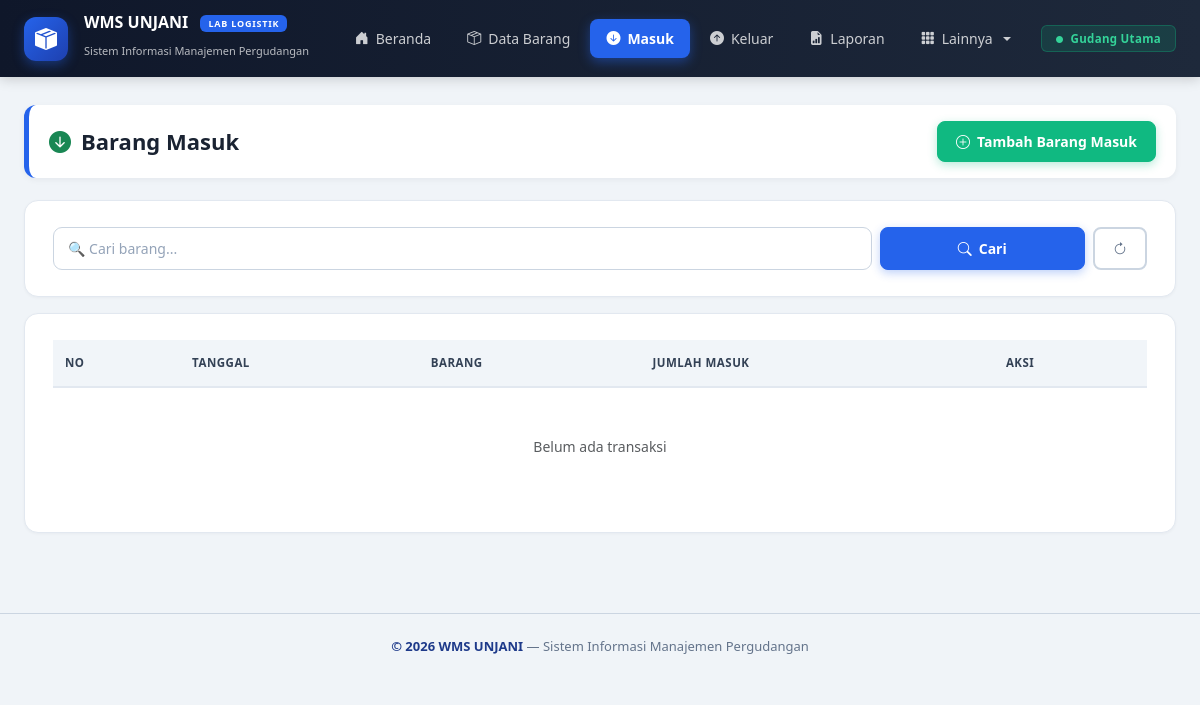
The page /index.php?page=masuk on the database as committed earlier.
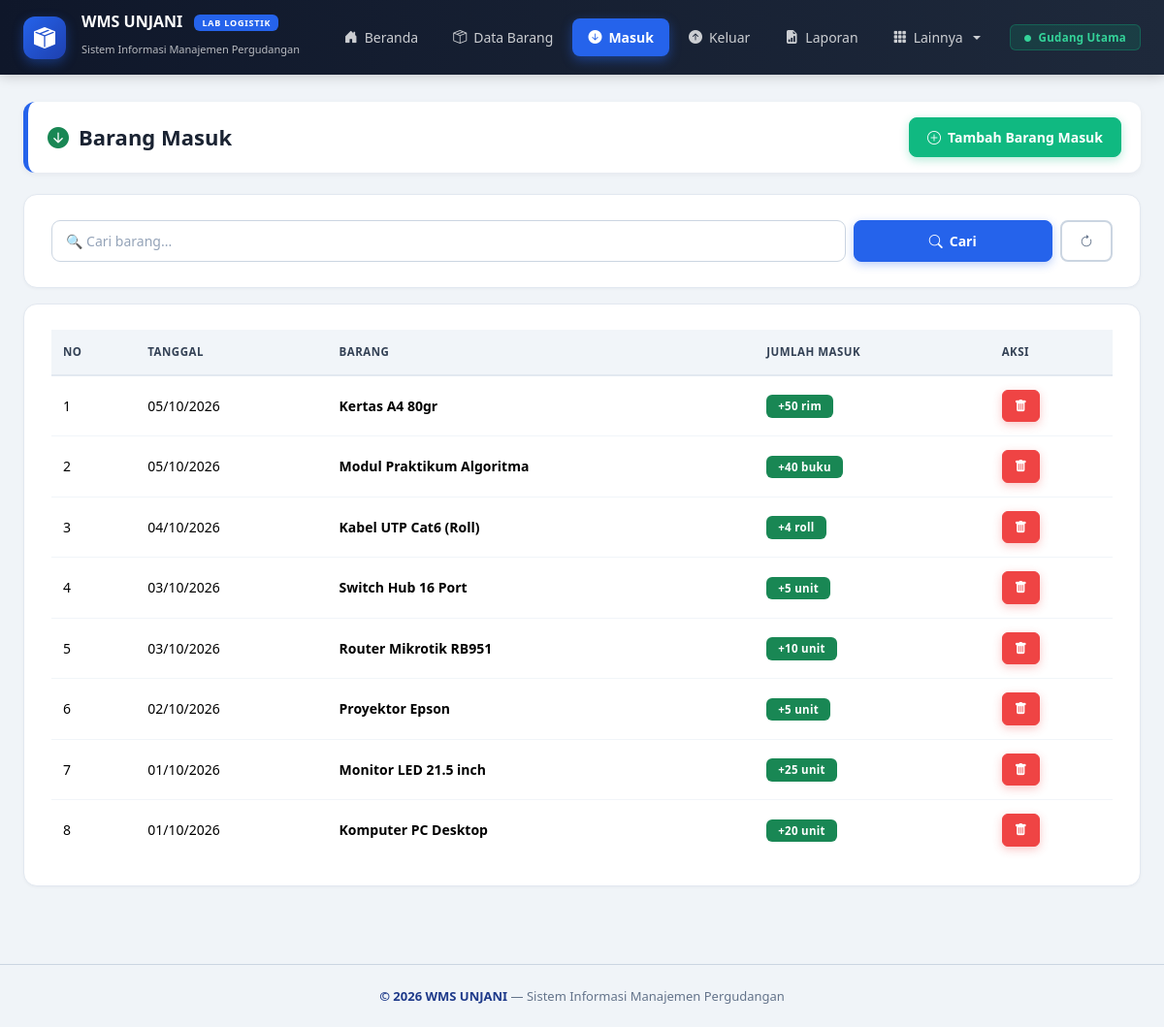
The same page on the database as committed later.
### tables this page shows
CREATE TABLE barang_masuk (
    id INT AUTO_INCREMENT PRIMARY KEY,
    barang_id INT NOT NULL,
    supplier_id INT,
    jumlah INT NOT NULL,
    tanggal DATE NOT NULL,
    no_po VARCHAR(50),
    keterangan TEXT,
    created_at TIMESTAMP DEFAULT CURRENT_TIMESTAMP,
    FOREIGN KEY (barang_id) REFERENCES barang(id) ON DELETE CASCADE,
    FOREIGN KEY (supplier_id) REFERENCES supplier(id) ON DELETE SET NULL
);

CREATE TABLE barang (
    id INT AUTO_INCREMENT PRIMARY KEY,
    kode_barang VARCHAR(20) UNIQUE NOT NULL,
    nama_barang VARCHAR(100) NOT NULL,
    kategori_id INT,
    satuan VARCHAR(20) DEFAULT 'pcs',
    stok INT DEFAULT 0,
    stok_minimal INT DEFAULT 5,
    lokasi_rak VARCHAR(20),
    harga DECIMAL(15,2) DEFAULT 0,
    FOREIGN KEY (kategori_id) REFERENCES kategori(id) ON DELETE SET NULL
);

### config/koneksi.php (called while the page is built, shortened)
<?php
function tglIndo($tgl) {
    return date('d/m/Y', strtotime($tgl));
}
?>

### index.php (the view, shortened to what the changed rows need)
<?php
require_once 'config/koneksi.php';
$page  = $_GET['page'] ?? 'beranda';
require_once 'includes/header.php';
?>
<?php
if ($page == 'beranda'):
    $total_barang = mysqli_fetch_assoc(mysqli_query($koneksi, "SELECT COUNT(*) jml FROM barang"))['jml'];
    $masuk_hari   = mysqli_fetch_assoc(mysqli_query($koneksi, "SELECT IFNULL(SUM(jumlah),0) jml FROM barang_masuk WHERE tanggal=CURDATE()"))['jml'];
    $keluar_hari  = mysqli_fetch_assoc(mysqli_query($koneksi, "SELECT IFNULL(SUM(jumlah),0) jml FROM barang_keluar WHERE tanggal=CURDATE()"))['jml'];
    $total_stok   = mysqli_fetch_assoc(mysqli_query($koneksi, "SELECT IFNULL(SUM(stok),0) jml FROM barang"))['jml'];
?>
    <div class="hero-banner">
        <span class="hero-badge"> SISTEM PERGUDANGAN </span>
        <h1>Sistem Manajemen Gudang</h1>
        <p>Pantau sirkulasi barang masuk dan keluar secara real-time untuk operasional gudang yang efektif dan akurat.</p>
    </div>
    <div class="row g-3 mb-4">
        <div class="col-md-3 col-sm-6">
            <div class="stat-card blue">
                <div class="d-flex justify-content-between align-items-start">
                    <div>
                        <div class="stat-label">Total Barang</div>
                        <div class="stat-value mt-3"><?= $total_barang ?></div>
                        <small class="text-muted d-block mt-2">Master SKU</small>
                    </div>
                    <div class="stat-icon" style="background:#dbeafe;color:#2563eb;"><i class="bi bi-box-seam-fill"></i></div>
                </div>
            </div>
        </div>
        <div class="col-md-3 col-sm-6">
            <div class="stat-card green">
                <div class="d-flex justify-content-between align-items-start">
                    <div>
                        <div class="stat-label">Masuk Hari Ini</div>
                        <div class="stat-value mt-3 text-success"><?= $masuk_hari ?></div>
                        <small class="text-muted d-block mt-2">Total Inbound</small>
                    </div>
                    <div class="stat-icon" style="background:#d1fae5;color:#10b981;"><i class="bi bi-arrow-down-circle-fill"></i></div>
                </div>
            </div>
        </div>
        <div class="col-md-3 col-sm-6">
            <div class="stat-card yellow">
                <div class="d-flex justify-content-between align-items-start">
                    <div>
                        <div class="stat-label">Keluar Hari Ini</div>
                        <div class="stat-value mt-3" style="color:#f59e0b;"><?= $keluar_hari ?></div>
                        <small class="text-muted d-block mt-2">Total Outbound</small>
                    </div>
                    <div class="stat-icon" style="background:#fef3c7;color:#f59e0b;"><i class="bi bi-arrow-up-circle-fill"></i></div>
                </div>
            </div>
        </div>
        <div class="col-md-3 col-sm-6">
            <div class="stat-card cyan">
                <div class="d-flex justify-content-between align-items-start">
                    <div>
                        <div class="stat-label">Total Stok</div>
                        <div class="stat-value mt-3" style="color:#06b6d4;"><?= $total_stok ?></div>
                        <small class="text-muted d-block mt-2">Akumulasi Unit</small>
                    </div>
                    <div class="stat-icon" style="background:#cffafe;color:#06b6d4;"><i class="bi bi-stack"></i></div>
                </div>
            </div>
        </div>
    </div>
    <div class="panel mb-4">
        <div class="panel-title"><i class="bi bi-graph-up-arrow text-primary"></i> Tren Mutasi Stok 7 Hari Terakhir</div>
        <div class="panel-subtitle">Perbandingan arus barang masuk dan keluar</div>
        <div style="height: 280px; position: relative;"><canvas id="chartMutasi"></canvas></div>
    </div>
    <div class="panel">
        <div class="panel-title"><i class="bi bi-exclamation-triangle-fill text-danger"></i> Peringatan Stok Minimis</div>
        <div class="table-responsive mt-3">
            <table class="table align-middle mb-0">
                <thead><tr><th>BARANG</th><th>KODE SKU</th><th>SISA STOK</th><th>STATUS</th><th>AKSI</th></tr></thead>
                <tbody>
                <?php
                $q = mysqli_query($koneksi, "SELECT * FROM barang WHERE stok <= stok_minimal ORDER BY stok ASC");
                if (mysqli_num_rows($q) == 0): ?>
                    <tr><td colspan="5" class="text-center text-muted py-4">Semua stok aman!</td></tr>
                <?php else: while ($r = mysqli_fetch_assoc($q)): ?>
                <tr>
                    <td><strong><?= $r['nama_barang'] ?></strong></td>
                    <td><code><?= $r['kode_barang'] ?></code></td>
                    <td><strong class="text-danger"><?= $r['stok'] ?> <?= $r['satuan'] ?></strong></td>
                    <td><?= badgeStok($r['stok'], $r['stok_minimal']) ?></td>
                    <td><a href="index.php?page=masuk" class="btn btn-sm btn-outline-success">Restock</a></td>
                </tr>
                <?php endwhile; endif; ?>
                </tbody>
            </table>
        </div>
    </div>
    <script src="https://cdn.jsdelivr.net/npm/chart.js"></script>
    <script>
    <?php
    $hari_indo = ['Sun'=>'Min','Mon'=>'Sen','Tue'=>'Sel','Wed'=>'Rab','Thu'=>'Kam','Fri'=>'Jum','Sat'=>'Sab'];
    $labels = []; $data_masuk = []; $data_keluar = [];
    for ($i = 6; $i >= 0; $i--) {
        $tgl = date('Y-m-d', strtotime("-$i days"));
        $labels[] = $hari_indo[date('D', strtotime($tgl))];
        $data_masuk[] = (int)mysqli_fetch_assoc(mysqli_query($koneksi, "SELECT IFNULL(SUM(jumlah),0) jml FROM barang_masuk WHERE tanggal='$tgl'"))['jml'];
        $data_keluar[] = (int)mysqli_fetch_assoc(mysqli_query($koneksi, "SELECT IFNULL(SUM(jumlah),0) jml FROM barang_keluar WHERE tanggal='$tgl'"))['jml'];
    }
    ?>
    new Chart(document.getElementById('chartMutasi'), {
        type: 'bar',
        data: { labels: <?= json_encode($labels) ?>, datasets: [
            { label: 'Barang Masuk', data: <?= json_encode($data_masuk) ?>, backgroundColor: 'rgba(37,99,235,0.85)', borderRadius: 8 },
            { label: 'Barang Keluar', data: <?= json_encode($data_keluar) ?>, backgroundColor: 'rgba(245,158,11,0.85)', borderRadius: 8 }
        ]},
        options: { responsive: true, maintainAspectRatio: false, plugins: { legend: { position: 'top', align: 'end' } } }
    });
    </script>
<?php
elseif ($page == 'masuk'):
    $search = mysqli_real_escape_string($koneksi, $_GET['search'] ?? '');
    $where = !empty($search) ? "WHERE b.nama_barang LIKE '%$search%' OR b.kode_barang LIKE '%$search%'" : '';
?>
    <div class="panel">
        <div class="table-responsive">
            <table class="table">
                <thead><tr><th>NO</th><th>TANGGAL</th><th>BARANG</th><th>JUMLAH MASUK</th><th>AKSI</th></tr></thead>
                <tbody>
                <?php $no=1;
                $q = mysqli_query($koneksi, "SELECT bm.*, b.nama_barang, b.satuan FROM barang_masuk bm JOIN barang b ON bm.barang_id=b.id $where ORDER BY bm.id DESC");
                if (mysqli_num_rows($q) == 0): ?>
                    <tr><td colspan="5" class="text-center text-muted py-5">Belum ada transaksi</td></tr>
                <?php else: while($r=mysqli_fetch_assoc($q)): ?>
                <tr>
                    <td><?= $no++ ?></td>
                    <td><?= tglIndo($r['tanggal']) ?></td>
                    <td><strong><?= $r['nama_barang'] ?></strong></td>
                    <td><span class="badge bg-success">+<?= $r['jumlah'] ?> <?= $r['satuan'] ?></span></td>
                    <td><a href="config/proses.php?action=hapus_masuk&id=<?= $r['id'] ?>" class="btn btn-sm btn-danger" onclick="return confirm('Hapus?')"><i class="bi bi-trash-fill"></i></a></td>
                </tr>
                <?php endwhile; endif; ?>
                </tbody>
            </table>
        </div>
    </div>
<?php
elseif ($page == 'kartu_stok'):
    require 'kartu_stok.php'; exit;
elseif ($page == 'riwayat'):
    require 'riwayat_transaksi.php'; exit;
elseif ($page == 'laporan_kat'):
    require 'laporan_kategori.php'; exit;
endif; ?>
<?php require_once 'includes/footer.php'; ?>

Rows that differ between the two databases and show on the page:
added barang_masuk: tanggal "05/10/2026", barang.nama_barang "Kertas A4 80gr", jumlah "50", barang.satuan "rim"
added barang_masuk: tanggal "05/10/2026", barang.nama_barang "Modul Praktikum Algoritma", jumlah "40", barang.satuan "buku"
added barang_masuk: tanggal "04/10/2026", barang.nama_barang "Kabel UTP Cat6 (Roll)", jumlah "4", barang.satuan "roll"
added barang_masuk: tanggal "03/10/2026", barang.nama_barang "Switch Hub 16 Port", jumlah "5", barang.satuan "unit"
added barang_masuk: tanggal "03/10/2026", barang.nama_barang "Router Mikrotik RB951", jumlah "10", barang.satuan "unit"
added barang_masuk: tanggal "02/10/2026", barang.nama_barang "Proyektor Epson", jumlah "5", barang.satuan "unit"
added barang_masuk: tanggal "01/10/2026", barang.nama_barang "Monitor LED 21.5 inch", jumlah "25", barang.satuan "unit"
added barang_masuk: tanggal "01/10/2026", barang.nama_barang "Komputer PC Desktop", jumlah "20", barang.satuan "unit"
Other text that changed with them:
text no longer shown: "Belum ada transaksi"
